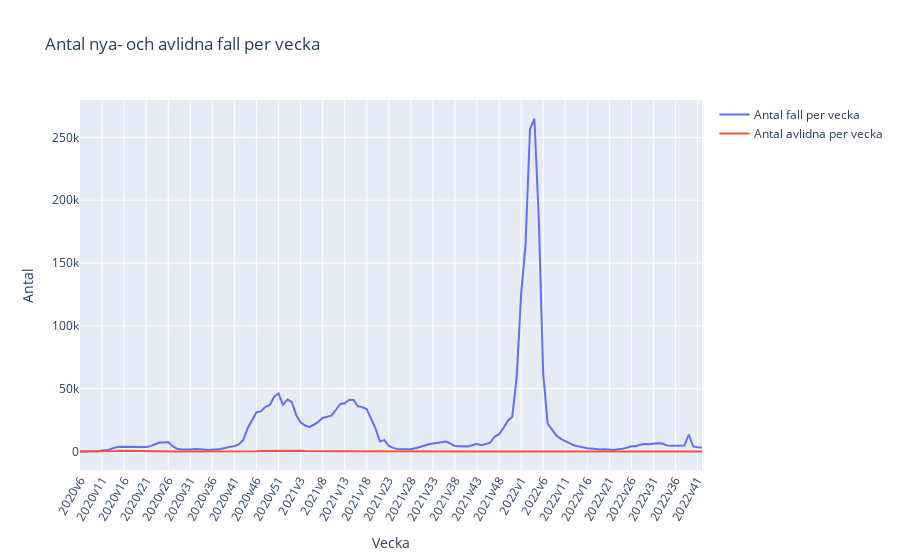

Notebook code cell kept with this figure:
### Markdown cell above
e) Drawing a line diagram that shows both "avlidna fall per vecka" and "nya fall per vecka" in the same graph.

### Code cell
# plot using seaborn
fall_avlidna_seaborn = sns.lineplot(data=fall_avlidna_per_vecka, x=fall_avlidna_per_vecka.index, y="Antal_fall_vecka", label="Nya fall per vecka")
fall_avlidna_seaborn = sns.lineplot(data=fall_avlidna_per_vecka, x=fall_avlidna_per_vecka.index, y="Antal_avlidna_vecka", label="Avlidna fall per vecka")
fall_avlidna_seaborn.set_xticks(fall_avlidna_per_vecka.index[::5])
fall_avlidna_seaborn.set_xticklabels(fall_avlidna_per_vecka.index[::5], rotation=60)
fall_avlidna_seaborn.set_xlabel("Vecka")
fall_avlidna_seaborn.set_ylabel("Antal")
fall_avlidna_seaborn.set_title("Antal nya- och avlidna fall per vecka")
fall_avlidna_seaborn.legend()

# plot using plotly express
fall_avlidna_plotly = px.line(fall_avlidna_per_vecka, x=fall_avlidna_per_vecka.index, y=["Antal_fall_vecka", "Antal_avlidna_vecka"], title="Antal nya- och avlidna fall per vecka", labels={"value": "Antal", "variable": ""})
fall_avlidna_plotly.update_xaxes(title_text="Vecka", tickvals=fall_avlidna_per_vecka.index[::5], tickangle=300)
fall_avlidna_plotly.update_yaxes(title_text="Antal")
fall_avlidna_plotly.for_each_trace(lambda trace: trace.update(name=trace.name.replace("Antal_fall_vecka", "Antal fall per vecka").replace("Antal_avlidna_vecka", "Antal avlidna per vecka")))
fall_avlidna_plotly.show()

### Figure 1 — Plotly figure (JSON) as saved in the notebook; plotly's stock layout.template omitted (floating-point values rounded to 4 significant figures; data arrays with more than 128 entries replaced by an {"elided": "..."} marker saying what was removed)
{"data": [{"hovertemplate": "=Antal_fall_vecka<br>Vecka=%{x}<br>Antal=%{y}<extra></extra>", "legendgroup": "Antal_fall_vecka", "line": {"color": "#636efa", "dash": "solid"}, "marker": {"symbol": "circle"}, "mode": "lines", "name": "Antal fall per vecka", "orientation": "v", "showlegend": true, "type": "scatter", "x": {"elided": "142 str values"}, "xaxis": "x", "y": {"elided": "142 int values"}, "yaxis": "y"}, {"hovertemplate": "=Antal_avlidna_vecka<br>Vecka=%{x}<br>Antal=%{y}<extra></extra>", "legendgroup": "Antal_avlidna_vecka", "line": {"color": "#EF553B", "dash": "solid"}, "marker": {"symbol": "circle"}, "mode": "lines", "name": "Antal avlidna per vecka", "orientation": "v", "showlegend": true, "type": "scatter", "x": {"elided": "142 str values"}, "xaxis": "x", "y": {"elided": "142 int values"}, "yaxis": "y"}], "layout": {"legend": {"title": {"text": ""}, "tracegroupgap": 0}, "title": {"text": "Antal nya- och avlidna fall per vecka"}, "xaxis": {"anchor": "y", "domain": [0, 1], "tickangle": -60, "tickvals": ["2020v6", "2020v11", "2020v16", "2020v21", "2020v26", "2020v31", "2020v36", "2020v41", "2020v46", "2020v51", "2021v3", "2021v8", "2021v13", "2021v18", "2021v23", "2021v28", "2021v33", "2021v38", "2021v43", "2021v48", "2022v1", "2022v6", "2022v11", "2022v16", "2022v21", "2022v26", "2022v31", "2022v36", "2022v41"], "title": {"text": "Vecka"}}, "yaxis": {"anchor": "x", "domain": [0, 1], "title": {"text": "Antal"}}}}
